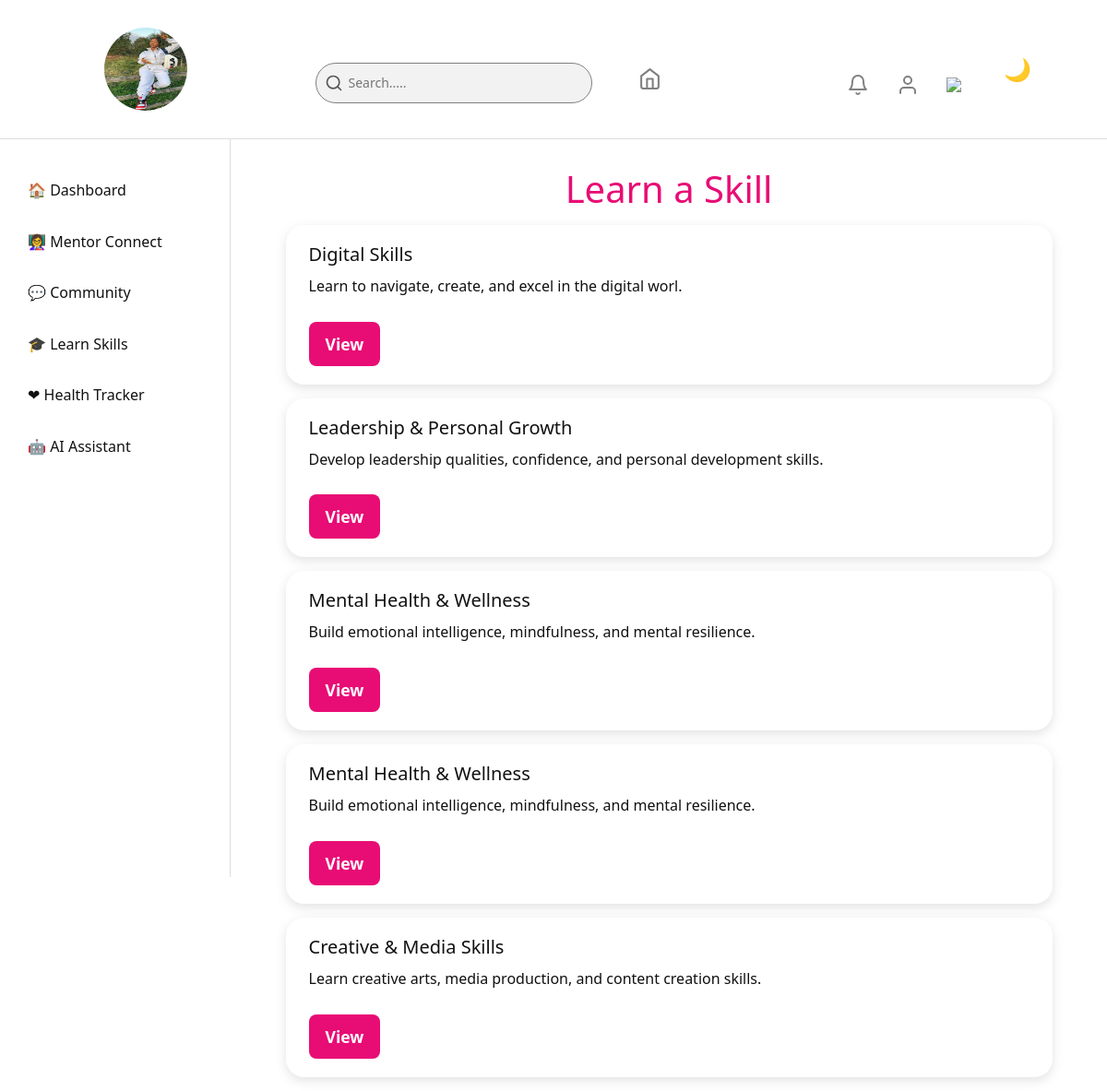
The app's page /learn (signed in) with its own data.
### src/models.py (models this page shows, shortened)
class User(UserMixin, db.Model):
    __tablename__ = 'users'
    id = db.Column(db.Integer, primary_key=True)
    first_name = db.Column(db.String(100), nullable=False)
    last_name = db.Column(db.String(100), nullable=False)
    email = db.Column(db.String(150), unique=True, nullable=False)
    dob = db.Column(db.String, nullable=False)
    password = db.Column(db.String(200), nullable=False)
    profile_image = db.Column(db.String(300), default='default_profile.png')
    date_created = db.Column(db.DateTime, default=datetime.utcnow)
    last_seen = db.Column(db.DateTime, default=datetime.utcnow)
    posts = db.relationship('CommunityPost', backref='user', lazy=True)
    comments = db.relationship('Comment', backref='user', lazy=True)
    likes = db.relationship('Like', backref='user', lazy=True)
    todos = db.relationship('ToDo', backref='user', lazy=True)
    ai_chats = db.relationship('AIChat', backref='user', lazy=True)
    health_logs = db.relationship('HealthTracker', backref='user', lazy=True)
    course_progress = db.relationship('UserCourse', backref='user', lazy=True)
    is_authenticated = True
    is_active = True
    is_anonymous = False

class CourseCategory(db.Model):
    __tablename__ = 'course_categories'
    id = db.Column(db.Integer, primary_key=True)
    name = db.Column(db.String(100), nullable=False)  # e.g. "Tech" or "Craft"
    description = db.Column(db.Text)
    courses = db.relationship('Course', backref='category', lazy=True)

### src/routes/learn_routes.py (the view)
@learn_bp.route('/learn')
@login_required
def learn_skill():
    categories = CourseCategory.query.all()
    return render_template('learn_skill.html', categories=categories)

### src/__init__.py (called while the page is built)
@app.before_request
def update_last_seen():
    if current_user.is_authenticated:
        current_user.last_seen = datetime.utcnow()
        db.session.commit()

### src/routes/auth_routes.py (called while the page is built)
@login_manager.user_loader
def load_user(user_id):
    return User.query.get(int(user_id))

### src/templates/learn_skill.html
{% extends 'base.html'  %}
{% block content %}
<link rel="stylesheet" href="{{ url_for('static', filename='dashboard.css') }}">
<div class="dashboard-container">
    <div class="sidebar">
        <div class="top">
        <nav>
            <a href="{{ url_for('dashboard_bp.dashboard') }}" class="active">🏠 Dashboard</a>
            <a href="{{ url_for('mentor_bp.mentors_page') }}">👩‍🏫 Mentor Connect</a>
            <a href="{{ url_for('community_bp.community_page') }}">💬 Community</a>
            <a href="{{ url_for('learn_bp.learn_skill') }}">🎓 Learn Skills</a>
            <a href="{{ url_for('health_bp.health_tracker') }}">❤ Health Tracker</a>
            <a href="{{ url_for('ai_bp.ai_chat') }}">🤖 AI Assistant</a>
        </nav>
        </div>
    </div>
    <div class="container">
        <h1>Learn a Skill</h1>
        {% for cat in categories %}
        <div class="category-card">
            <h5>{{ cat.name }}</h5>
            <p>{{ cat.description }}</p>
            <div class="buttons">
                <a href="{{ url_for('learn_bp.category_courses', cat_id=cat.id) }}" class="text-white">View</a>
            </div>
        </div>
        {% endfor %}
    </div>
</div>
{% endblock %}

### src/templates/base.html (shortened to what this page needs)
<!doctype html>
<html lang="en">
<head>
  <link
    href="https://cdn.jsdelivr.net/npm/bootstrap@5.3.2/dist/css/bootstrap.min.css"
    rel="stylesheet">
  <link rel="stylesheet" href="{{ url_for('static', filename='girl_hygiene_app.css') }}">
</head>
<body>
  <header>
    {% if current_user.is_authenticated %}
    <div class="welcome-section2">
        <img src="{{ url_for('static', filename='profile_images/' + current_user.profile_image) }}" alt="Profile image" class="profile-image">
    </div>
    <div class="links2">
      <div class="search-box">
        <svg class="search-icon" viewBox="0 0 24 24" fill="none" stroke="currentColor"
          stroke-width="2" stroke-linecap="round" stroke-linejoin="round">
          <circle cx="11" cy="11" r="8"></circle>
          <line x1="21" y1="21" x2="16.65" y2="16.65"></line>
        </svg>
        <input type="text" placeholder="Search....."/>
      </div>
      <a class="nav-icon" href="{{ url_for('dashboard_bp.dashboard') }}">
        <img src="{{ url_for('static', filename='images/home.svg') }}"></icon>
      </a>
    </div>
    <div class="links1">
      <a class="nav-icon" href="{{ url_for('dashboard_bp.dashboard') }}">
        <img src="{{ url_for('static', filename='images/bell.svg') }}"></icon>
      </a>
      <a class="nav-icon" href="{{ url_for('profile_bp.profile_page') }}">
        <img src="{{ url_for('static', filename='images/user.svg') }}"></icon>
      </a>
      <a class="nav-icon" href="{{ url_for('auth_bp.logout') }}">
        <img src="{{ url_for('static', filename='images/log-out.svg') }}"></icon>
      </a>
      <button id="themeToggle" class="toggle-btn">🌙</button>
    </div>
    {% endif %}
  </header>
    {% block content %}{% endblock %}
</body>
</html>

### src/static/girl_hygiene_app.css (style rules this page uses)
:root { --bg: #ffffff; --text: #111; --card-bg: #f5f6fa; --accent: #FF089D; --border: #ddd; }
body { background-image: url('images/www.jpg'); background-size:cover ; background-repeat:no-repeat ; background-position: center; background-attachment: fixed; line-height: 1.6; color: var(--text); font-family: "Poppins", sans-serif; margin: 0; }
header { display: flex; justify-content: space-between; align-items: center; padding: 30px 50px; flex-wrap: wrap; background-color: var(--bg); border-bottom: 1px solid var(--border); color: var(--text); top:0; z-index:10; }
.links1 { display: flex; gap: 30px; }
.links1 a { font-size: 18px; margin-top: 30px; margin-left: 0px; color: var(--text); text-decoration:none; gap: 10px; }
.links2 { display: flex; gap: px; color: var(--text); margin-top: 30px; }
.links2 img { width: 25px; height: 25px; margin-top: 5px; text-decoration:none; }
.search-box { position: relative; width: 300px; margin-right: 50px; }
.search-box .search-icon { position: absolute; top: 50%; left: 10px; transform: translateY(-50%); width: 20px; height: 20px; color: #585757; pointer-events: none; }
.search-box input { background-color: rgb(0, 0, 0, 0.05); width: 100%; padding: 10px 10px 10px 35px; border: 1px solid gray; border-radius: 25px; outline: none; font-size: 14px; transition: 0.3s; }
.buttons { display: block; align-items: center; margin-top: 40px; font-size: 16px; gap: 300px; text-decoration:none; flex-wrap: wrap; }
#themeToggle { float: right; margin-right: 1rem; background: none; border: none; font-size: 1.5rem; cursor: pointer; }

### src/static/dashboard.css (style rules this page uses)
:root { --bg: #ffffff; --text: #111; --card-bg: #f5f6fa; --header-bg: #ffffff; --accent: #e80c75; --border: #ddd; }
body { margin: 0; padding: 0; font-family: 'Segoe UI', Tahoma, Geneva, Verdana, sans-serif; background: var(--bg); color: var(--text); }
header { display: flex; justify-content: space-between; align-items: center; padding: 30px 50px; flex-wrap: wrap; background-color: var(--bg); border-bottom: 1px solid var(--border); color: var(--text); top:0; z-index:10; }
.dashboard-container { display: grid; grid-template-columns: 250px 1fr auto; height: 100vh; }
.sidebar { background:var(--bg); border-right: 1px solid var(--border); height: inherit; padding: 25px 0; }
.sidebar nav a { display: block; padding: 12px 20px; color:var(--text); text-decoration: none; border-radius: 10px; margin: 6px 10px; transition: 0.3s; }
.welcome-section2 { text-align: center; margin-bottom: 0px; }
.welcome-section2 img { position: relative; top: 8%; left: 70%; width:90px; border-radius: 50% ; height: 90px; }
.container { width: 90%; max-width: 1000px; margin: 40px auto; }
.buttons { margin-top: 15px; }
.buttons a { display: inline-block; background: var(--accent); color: var(--text); padding: 8px 14px; border-radius: 8px; text-decoration: none; margin-right: 8px; transition: background 0.2s; }
p { margin: 10px 0; color:var(--text); }
.buttons { margin-top: 25px; }
.buttons a { text-decoration: none; background: var(--accent); color: #fff; padding: 10px 18px; border-radius: 8px; margin-right: 10px; transition: 0.2s; }
button { background: var(--accent); border: none; color: var(--text); border-radius: 10px; padding: 0.4rem 1rem; cursor: pointer; transition: 0.3s ease; }
.container { width: 90%; max-width: 900px; margin: 30px auto; }
h1 { text-align: center; color: var(--accent); }
.category-card { background-color: var(--bg); border-radius: 20px; box-shadow: 0 4px 12px rgba(110, 104, 104, 0.186); margin: 15px 0; padding: 20px 25px; transition: transform 0.3s ease; }
.category-card a { text-decoration: none; color: var(--accent); font-weight: 600; font-size: 1.1rem; }

### records on screen
User: profile_image (picture)
CourseCategory: name "Digital Skills", description "Learn to navigate, create, and excel in the digital worl."
CourseCategory: name "Leadership & Personal Growth", description "Develop leadership qualities, confidence, and personal development skills."
CourseCategory: name "Mental Health & Wellness", description "Build emotional intelligence, mindfulness, and mental resilience."
CourseCategory: name "Mental Health & Wellness", description "Build emotional intelligence, mindfulness, and mental resilience."
CourseCategory: name "Creative & Media Skills", description "Learn creative arts, media production, and content creation skills."
